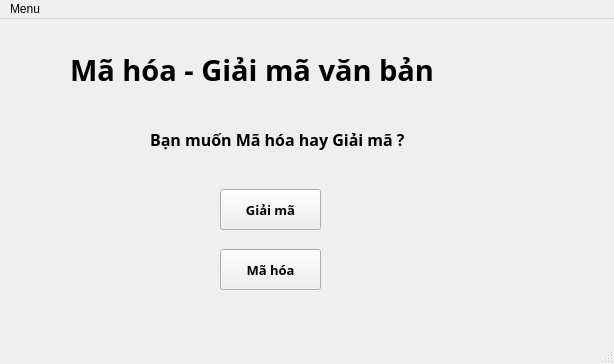
<?xml version="1.0" encoding="UTF-8"?>
<ui version="4.0">
 <class>MainWindow</class>
 <widget class="QMainWindow" name="MainWindow">
  <property name="geometry">
   <rect>
    <x>0</x>
    <y>0</y>
    <width>614</width>
    <height>364</height>
   </rect>
  </property>
  <property name="windowTitle">
   <string>Chương trình mã hóa - giải mã văn bản</string>
  </property>
  <widget class="QWidget" name="centralwidget">
   <widget class="QLabel" name="label">
    <property name="geometry">
     <rect>
      <x>70</x>
      <y>20</y>
      <width>491</width>
      <height>61</height>
     </rect>
    </property>
    <property name="font">
     <font>
      <family>Sitka Small Semibold</family>
      <pointsize>22</pointsize>
      <weight>75</weight>
      <bold>true</bold>
     </font>
    </property>
    <property name="text">
     <string>Mã hóa - Giải mã văn bản</string>
    </property>
   </widget>
   <widget class="QLabel" name="label_2">
    <property name="geometry">
     <rect>
      <x>150</x>
      <y>100</y>
      <width>301</width>
      <height>41</height>
     </rect>
    </property>
    <property name="font">
     <font>
      <family>Segoe UI Semibold</family>
      <pointsize>12</pointsize>
      <weight>75</weight>
      <bold>true</bold>
     </font>
    </property>
    <property name="toolTipDuration">
     <number>-1</number>
    </property>
    <property name="lineWidth">
     <number>0</number>
    </property>
    <property name="text">
     <string>Bạn muốn Mã hóa hay Giải mã ?</string>
    </property>
   </widget>
   <widget class="QPushButton" name="pushButton">
    <property name="geometry">
     <rect>
      <x>220</x>
      <y>170</y>
      <width>101</width>
      <height>41</height>
     </rect>
    </property>
    <property name="font">
     <font>
      <family>Segoe UI Semibold</family>
      <pointsize>10</pointsize>
      <weight>75</weight>
      <bold>true</bold>
     </font>
    </property>
    <property name="text">
     <string>Giải mã</string>
    </property>
   </widget>
   <widget class="QPushButton" name="pushButton_2">
    <property name="geometry">
     <rect>
      <x>220</x>
      <y>230</y>
      <width>101</width>
      <height>41</height>
     </rect>
    </property>
    <property name="font">
     <font>
      <family>Segoe UI Semibold</family>
      <pointsize>10</pointsize>
      <weight>75</weight>
      <bold>true</bold>
     </font>
    </property>
    <property name="text">
     <string>Mã hóa</string>
    </property>
   </widget>
  </widget>
  <widget class="QMenuBar" name="menubar">
   <property name="geometry">
    <rect>
     <x>0</x>
     <y>0</y>
     <width>614</width>
     <height>26</height>
    </rect>
   </property>
   <widget class="QMenu" name="menuMenu">
    <property name="title">
     <string>Menu</string>
    </property>
    <addaction name="actionM_h_a"/>
    <addaction name="actionGi_i_m"/>
    <addaction name="separator"/>
    <addaction name="actionExit_2"/>
   </widget>
   <addaction name="menuMenu"/>
  </widget>
  <widget class="QStatusBar" name="statusbar"/>
  <action name="actionOpen_File">
   <property name="text">
    <string>Open File</string>
   </property>
  </action>
  <action name="actionSave">
   <property name="text">
    <string>Save</string>
   </property>
  </action>
  <action name="actionExit">
   <property name="text">
    <string>Exit</string>
   </property>
  </action>
  <action name="actionM_h_a">
   <property name="text">
    <string>Mã hóa</string>
   </property>
  </action>
  <action name="actionGi_i_m">
   <property name="text">
    <string>Giải mã</string>
   </property>
  </action>
  <action name="actionExit_2">
   <property name="text">
    <string>Exit</string>
   </property>
  </action>
 </widget>
 <resources/>
 <connections/>
</ui>
